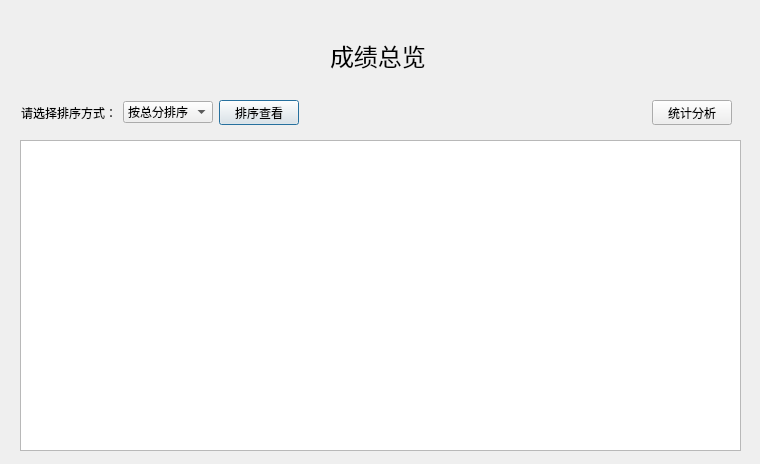
<?xml version="1.0" encoding="UTF-8"?>
<ui version="4.0">
 <class>tea_scoreimport</class>
 <widget class="QDialog" name="tea_scoreimport">
  <property name="geometry">
   <rect>
    <x>0</x>
    <y>0</y>
    <width>760</width>
    <height>464</height>
   </rect>
  </property>
  <property name="windowTitle">
   <string>学生选课和成绩管理系统</string>
  </property>
  <widget class="QLabel" name="label">
   <property name="geometry">
    <rect>
     <x>330</x>
     <y>40</y>
     <width>101</width>
     <height>31</height>
    </rect>
   </property>
   <property name="font">
    <font>
     <pointsize>18</pointsize>
    </font>
   </property>
   <property name="text">
    <string>成绩总览</string>
   </property>
  </widget>
  <widget class="QTableView" name="tableView">
   <property name="geometry">
    <rect>
     <x>20</x>
     <y>140</y>
     <width>721</width>
     <height>311</height>
    </rect>
   </property>
   <property name="sortingEnabled">
    <bool>true</bool>
   </property>
  </widget>
  <widget class="QWidget" name="layoutWidget">
   <property name="geometry">
    <rect>
     <x>21</x>
     <y>100</y>
     <width>711</width>
     <height>25</height>
    </rect>
   </property>
   <layout class="QHBoxLayout" name="horizontalLayout">
    <item>
     <widget class="QLabel" name="label_2">
      <property name="text">
       <string>请选择排序方式：</string>
      </property>
     </widget>
    </item>
    <item>
     <widget class="QComboBox" name="cbb_sortway">
      <property name="sizePolicy">
       <sizepolicy hsizetype="Preferred" vsizetype="Fixed">
        <horstretch>0</horstretch>
        <verstretch>0</verstretch>
       </sizepolicy>
      </property>
      <item>
       <property name="text">
        <string>按总分排序</string>
       </property>
      </item>
      <item>
       <property name="text">
        <string>按数学排序</string>
       </property>
      </item>
      <item>
       <property name="text">
        <string>按英语排序</string>
       </property>
      </item>
      <item>
       <property name="text">
        <string>按物理排序</string>
       </property>
      </item>
      <item>
       <property name="text">
        <string>按学号排序</string>
       </property>
      </item>
      <item>
       <property name="text">
        <string>按班号排序</string>
       </property>
      </item>
     </widget>
    </item>
    <item>
     <widget class="QPushButton" name="btn_dosort">
      <property name="text">
       <string>排序查看</string>
      </property>
     </widget>
    </item>
    <item>
     <spacer name="horizontalSpacer">
      <property name="orientation">
       <enum>Qt::Horizontal</enum>
      </property>
      <property name="sizeHint" stdset="0">
       <size>
        <width>40</width>
        <height>20</height>
       </size>
      </property>
     </spacer>
    </item>
    <item>
     <widget class="QPushButton" name="btn_analyse">
      <property name="text">
       <string>统计分析</string>
      </property>
     </widget>
    </item>
   </layout>
  </widget>
 </widget>
 <resources/>
 <connections/>
</ui>
